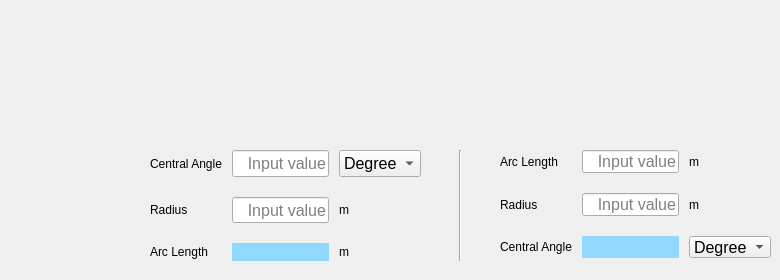
      <widget class="QWidget" name="tab_16">
       <attribute name="title">
        <string>Arc</string>
       </attribute>
       <widget class="QLabel" name="arc_image">
        <property name="geometry">
         <rect>
          <x>350</x>
          <y>10</y>
          <width>201</width>
          <height>111</height>
         </rect>
        </property>
        <property name="text">
         <string/>
        </property>
        <property name="pixmap">
         <pixmap>image/Arc copy.png</pixmap>
        </property>
        <property name="alignment">
         <set>Qt::AlignCenter</set>
        </property>
       </widget>
       <widget class="QWidget" name="gridLayoutWidget_7">
        <property name="geometry">
         <rect>
          <x>150</x>
          <y>140</y>
          <width>271</width>
          <height>131</height>
         </rect>
        </property>
        <layout class="QGridLayout" name="gridLayout_7" rowstretch="0,0,0" columnstretch="1,2,1">
         <property name="topMargin">
          <number>10</number>
         </property>
         <property name="bottomMargin">
          <number>10</number>
         </property>
         <property name="horizontalSpacing">
          <number>10</number>
         </property>
         <property name="verticalSpacing">
          <number>20</number>
         </property>
         <item row="2" column="1">
          <widget class="QLabel" name="output_arc_len1">
           <property name="font">
            <font>
             <pointsize>12</pointsize>
             <bold>false</bold>
            </font>
           </property>
           <property name="styleSheet">
            <string notr="true">QLabel{background-color: rgb(145, 216, 255)}</string>
           </property>
           <property name="text">
            <string/>
           </property>
           <property name="alignment">
            <set>Qt::AlignRight|Qt::AlignTrailing|Qt::AlignVCenter</set>
           </property>
          </widget>
         </item>
         <item row="0" column="2">
          <widget class="QComboBox" name="comboBox_arc_angle1">
           <property name="font">
            <font>
             <pointsize>12</pointsize>
             <bold>false</bold>
            </font>
           </property>
           <item>
            <property name="text">
             <string>Degree</string>
            </property>
           </item>
           <item>
            <property name="text">
             <string>Rad</string>
            </property>
           </item>
          </widget>
         </item>
         <item row="1" column="2">
          <widget class="QLabel" name="label_arc_radius_unit1">
           <property name="text">
            <string>m</string>
           </property>
           <property name="alignment">
            <set>Qt::AlignLeading|Qt::AlignLeft|Qt::AlignVCenter</set>
           </property>
          </widget>
         </item>
         <item row="2" column="0">
          <widget class="QLabel" name="label_arc_len1">
           <property name="text">
            <string>Arc Length</string>
           </property>
           <property name="alignment">
            <set>Qt::AlignLeading|Qt::AlignLeft|Qt::AlignVCenter</set>
           </property>
          </widget>
         </item>
         <item row="0" column="0">
          <widget class="QLabel" name="label_arc_angle1">
           <property name="text">
            <string>Central Angle</string>
           </property>
           <property name="alignment">
            <set>Qt::AlignLeading|Qt::AlignLeft|Qt::AlignVCenter</set>
           </property>
          </widget>
         </item>
         <item row="1" column="0">
          <widget class="QLabel" name="label_arc_radius1">
           <property name="text">
            <string>Radius</string>
           </property>
           <property name="alignment">
            <set>Qt::AlignLeading|Qt::AlignLeft|Qt::AlignVCenter</set>
           </property>
          </widget>
         </item>
         <item row="1" column="1">
          <widget class="QLineEdit" name="input_arc_radius1">
           <property name="font">
            <font>
             <pointsize>12</pointsize>
             <bold>false</bold>
            </font>
           </property>
           <property name="alignment">
            <set>Qt::AlignRight|Qt::AlignTrailing|Qt::AlignVCenter</set>
           </property>
           <property name="dragEnabled">
            <bool>true</bool>
           </property>
           <property name="placeholderText">
            <string>Input value</string>
           </property>
          </widget>
         </item>
         <item row="2" column="2">
          <widget class="QLabel" name="label_arc_len_unit1">
           <property name="text">
            <string>m</string>
           </property>
           <property name="alignment">
            <set>Qt::AlignLeading|Qt::AlignLeft|Qt::AlignVCenter</set>
           </property>
          </widget>
         </item>
         <item row="0" column="1">
          <widget class="QLineEdit" name="input_arc_angle1">
           <property name="font">
            <font>
             <pointsize>12</pointsize>
             <bold>false</bold>
            </font>
           </property>
           <property name="alignment">
            <set>Qt::AlignRight|Qt::AlignTrailing|Qt::AlignVCenter</set>
           </property>
           <property name="dragEnabled">
            <bool>true</bool>
           </property>
           <property name="placeholderText">
            <string>Input value</string>
           </property>
          </widget>
         </item>
        </layout>
       </widget>
       <widget class="QWidget" name="gridLayoutWidget_8">
        <property name="geometry">
         <rect>
          <x>500</x>
          <y>140</y>
          <width>271</width>
          <height>128</height>
         </rect>
        </property>
        <layout class="QGridLayout" name="gridLayout_8" rowstretch="0,0,0" columnstretch="1,2,1">
         <property name="topMargin">
          <number>10</number>
         </property>
         <property name="bottomMargin">
          <number>10</number>
         </property>
         <property name="horizontalSpacing">
          <number>10</number>
         </property>
         <property name="verticalSpacing">
          <number>20</number>
         </property>
         <item row="0" column="0">
          <widget class="QLabel" name="label_arc_len2">
           <property name="text">
            <string>Arc Length</string>
           </property>
           <property name="alignment">
            <set>Qt::AlignLeading|Qt::AlignLeft|Qt::AlignVCenter</set>
           </property>
          </widget>
         </item>
         <item row="1" column="0">
          <widget class="QLabel" name="label_arc_radius2">
           <property name="text">
            <string>Radius</string>
           </property>
           <property name="alignment">
            <set>Qt::AlignLeading|Qt::AlignLeft|Qt::AlignVCenter</set>
           </property>
          </widget>
         </item>
         <item row="2" column="0">
          <widget class="QLabel" name="label_arc_angle2">
           <property name="text">
            <string>Central Angle</string>
           </property>
           <property name="alignment">
            <set>Qt::AlignLeading|Qt::AlignLeft|Qt::AlignVCenter</set>
           </property>
          </widget>
         </item>
         <item row="0" column="1">
          <widget class="QLineEdit" name="input_arc_len2">
           <property name="font">
            <font>
             <pointsize>12</pointsize>
             <bold>false</bold>
            </font>
           </property>
           <property name="alignment">
            <set>Qt::AlignRight|Qt::AlignTrailing|Qt::AlignVCenter</set>
           </property>
           <property name="dragEnabled">
            <bool>true</bool>
           </property>
           <property name="readOnly">
            <bool>false</bool>
           </property>
           <property name="placeholderText">
            <string>Input value</string>
           </property>
          </widget>
         </item>
         <item row="1" column="1">
          <widget class="QLineEdit" name="input_arc_radius2">
           <property name="font">
            <font>
             <pointsize>12</pointsize>
             <bold>false</bold>
            </font>
           </property>
           <property name="alignment">
            <set>Qt::AlignRight|Qt::AlignTrailing|Qt::AlignVCenter</set>
           </property>
           <property name="dragEnabled">
            <bool>true</bool>
           </property>
           <property name="placeholderText">
            <string>Input value</string>
           </property>
          </widget>
         </item>
         <item row="2" column="1">
          <widget class="QLabel" name="output_arc_angle2">
           <property name="font">
            <font>
             <pointsize>12</pointsize>
             <bold>false</bold>
            </font>
           </property>
           <property name="styleSheet">
            <string notr="true">QLabel{background-color: rgb(145, 216, 255)}</string>
           </property>
           <property name="text">
            <string/>
           </property>
           <property name="alignment">
            <set>Qt::AlignRight|Qt::AlignTrailing|Qt::AlignVCenter</set>
           </property>
          </widget>
         </item>
         <item row="0" column="2">
          <widget class="QLabel" name="label_src_len_unit2">
           <property name="text">
            <string>m</string>
           </property>
           <property name="alignment">
            <set>Qt::AlignLeading|Qt::AlignLeft|Qt::AlignVCenter</set>
           </property>
          </widget>
         </item>
         <item row="1" column="2">
          <widget class="QLabel" name="label_arc_radius_unit2">
           <property name="text">
            <string>m</string>
           </property>
           <property name="alignment">
            <set>Qt::AlignLeading|Qt::AlignLeft|Qt::AlignVCenter</set>
           </property>
          </widget>
         </item>
         <item row="2" column="2">
          <widget class="QComboBox" name="comboBox_arc_angle2">
           <property name="font">
            <font>
             <pointsize>12</pointsize>
             <bold>false</bold>
            </font>
           </property>
           <item>
            <property name="text">
             <string>Degree</string>
            </property>
           </item>
           <item>
            <property name="text">
             <string>Rad</string>
            </property>
           </item>
          </widget>
         </item>
        </layout>
       </widget>
       <widget class="Line" name="line">
        <property name="geometry">
         <rect>
          <x>450</x>
          <y>150</y>
          <width>20</width>
          <height>111</height>
         </rect>
        </property>
        <property name="orientation">
         <enum>Qt::Vertical</enum>
        </property>
       </widget>
      </widget>
